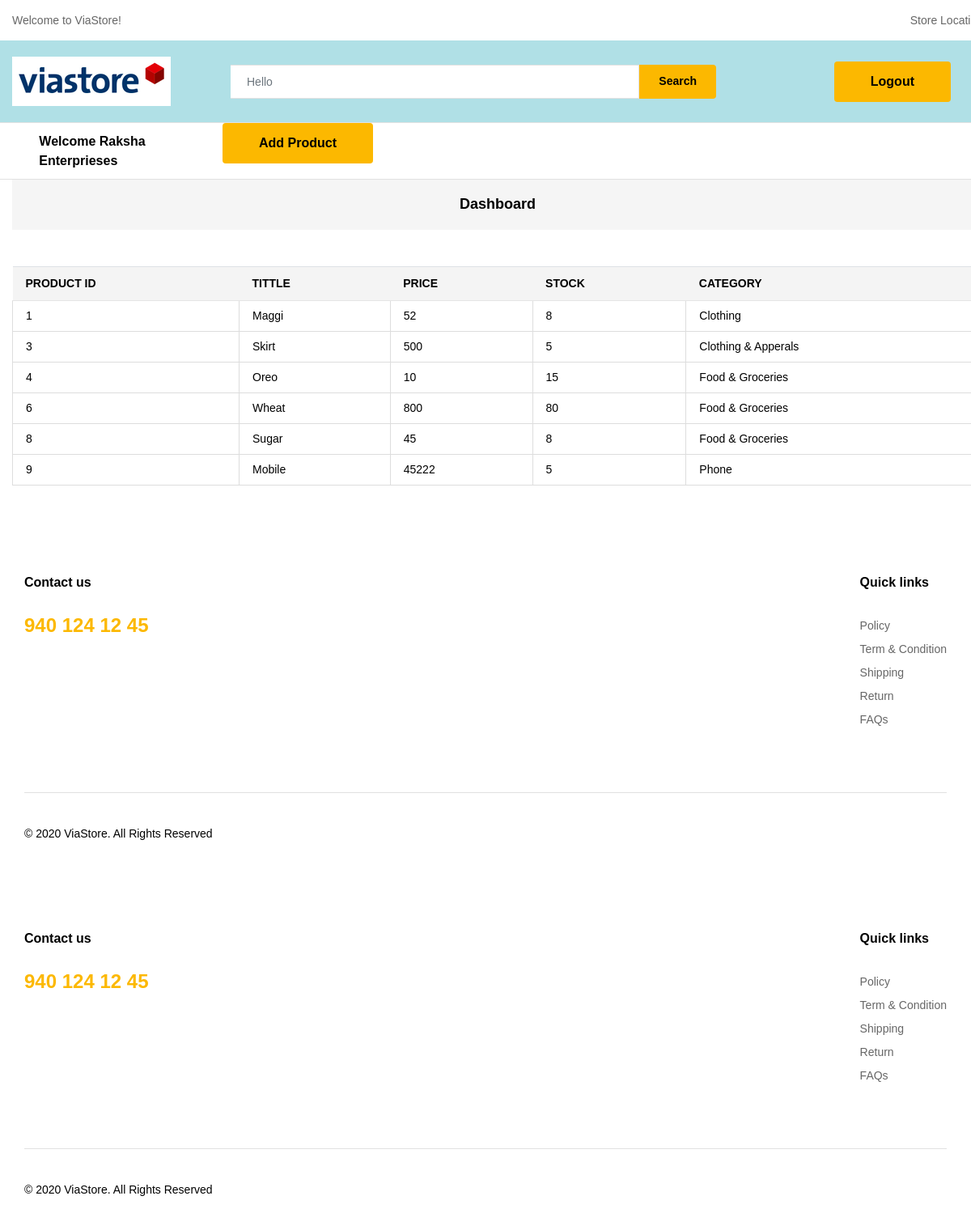
Screenshot of /Vendor/dashboard/3/ (signed in) with the database file from the repository.
### Vendor/models.py (models this page shows, shortened)
class ProductDetails(models.Model):
    id=models.AutoField(primary_key=True)
    prod_tittle= models.CharField(max_length=300)
    category = models.CharField(max_length=50)
    description=models.CharField(max_length=500)
    price=models.CharField(max_length=5)
    stock=models.CharField(max_length=3)
    imag=models.ImageField(upload_to='Vendor/images', default="")
    ven_id=models.ForeignKey(Regisvendor,on_delete=models.CASCADE)

### Vendor/views.py (the view)
# urls.py: path('dashboard/<int:ven_id>/', views.dashboard, name="dashboard"),
@login_required(login_url='/Vendor/signin')
def dashboard(request, ven_id):
    ab=Regisvendor.objects.get(ven_id=ven_id)
    obj=ProductDetails.objects.filter(ven_id=ven_id)
    return render(request,'dashboard.html',{'obj':obj, 'ab':ab})

### Vendor/templates/dashboard.html (shortened to what this page needs)
{% load static %}
<!DOCTYPE html>
<html lang="en" xmlns="http://www.w3.org/1999/html" xmlns="http://www.w3.org/1999/html"
      xmlns="http://www.w3.org/1999/html">
<head>
    <link rel="stylesheet" href="{% static 'plugins/font-awesome/css/font-awesome.min.css' %}">
    <link rel="stylesheet" href="{% static 'fonts/Linearicons/Linearicons/Font/demo-files/demo.css' %}">
    <link rel="stylesheet" href="{% static 'plugins/bootstrap4/css/bootstrap.min.css' %}">
    <link rel="stylesheet" href="{% static 'plugins/owl-carousel/assets/owl.carousel.css' %}">
    <link rel="stylesheet" href="{% static 'plugins/slick/slick/slick.css'%}">
    <link rel="stylesheet" href="{% static 'plugins/lightGallery-master/dist/css/lightgallery.min.css' %}">
    <link rel="stylesheet" href="{% static 'plugins/jquery-bar-rating/dist/themes/fontawesome-stars.css' %}">
    <link rel="stylesheet" href="{% static 'plugins/jquery-ui/jquery-ui.min.css' %}">
    <link rel="stylesheet" href="{% static 'plugins/select2/dist/css/select2.min.css' %}">
    <link rel="stylesheet" href="{% static 'css/style.css' %} ">
    <link rel="stylesheet" href="{% static 'css/market-place-1.css' %}">
</head>
<body>
    <header class="header header--standard header--market-place-1 " data-sticky="true" style="background-color:powderblue;">
        <div class="header__top">
            <div class="container">
                <div class="header__left">
                    <p>Welcome to ViaStore!</p>
                </div>
                <div class="header__right">
                    <ul class="header__top-links">
                        <li><a href="#">Store Location</a></li>
                    </ul>
                </div>
            </div>
        </div>
        <div class="header__content">
            <div class="container">
                <div class="header__content-left">
                    <a class="ps-logo" href="index.html"><img src="{% static 'img/logo1.png' %}" alt=""></a>
                </div>
                <div class="header__content-center">
                    <form class="ps-form--quick-search" action="" method="get">
                        <input class="form-control" type="text" placeholder="Hello">
                        <button>Search</button>
                    </form>
                </div>
                <div class="header__content-right">
                    <div class="header__actions"><a class="header__extra" href="#"><i class="icon-bubbles"></i></a>
                    <div class="header__actions"><a class="ps-btn " href="/Vendor/logout/">Logout</a>
                            </div>
                        </div>
                </div>
            </div>
        </div>
        <nav class="navigation">
            <div class="container">
                <div class="navigation__left">
                    <div class="menu--product-categories">
                        <div class="menu__toggle"><i class="icon-user"></i><span> Welcome {{request.user.username}}</span></div><br></div></div>
        <div class="navigation__left">
            <a class="ps-btn " href="/Vendor/product/{{ ab.ven_id}}">Add Product</a>
        </div></div></nav>
    </header>
    <div class="ps-vendor-dashboard">
        <div class="container">
            <div class="ps-section__content">
                <ul class="ps-section__links">
                    <li class="active"><a href="#">Dashboard</a></li></ul>
    <div class="ps-block--vendor-dashboard">
    <div class="ps-block__content">
        <div class="table-responsive">
                            <table class="table ps-table ps-table--vendor">
                                <thead>
                                    <tr>
                                        <th>Product Id</th>
                                        <th>Tittle</th>
                                        <th>Price</th>
                                        <th>Stock</th>
                                        <th>Category</th>
                                    </tr>
                                </thead>
                                <tbody>
                                   {% for h in obj %}
                                    <tr>
                                        <td>{{h.id}}</td>
                                        <td>{{h.prod_tittle}}</td>
                                        <td>{{h.price}}</td>
                                        <td>{{h.stock}}</td>
                                        <td>{{h.category}}</td>
                                    </tr>
                                {% endfor %}
                                </tbody>
                            </table>
        </div>
    </div>
    </div>
            </div>
        </div>
    </div>
<footer class="ps-footer">
        <div class="ps-container">
            <div class="ps-footer__widgets">
                <aside class="widget widget_footer widget_contact-us">
                    <h4 class="widget-title">Contact us</h4>
                    <div class="widget_content">
                        <h3>940 124 12 45</h3>
                        <ul class="ps-list--social">
                            <li><a class="facebook" href="#"><i class="fa fa-facebook"></i></a></li>
                            <li><a class="twitter" href="#"><i class="fa fa-twitter"></i></a></li>
                            <li><a class="google-plus" href="#"><i class="fa fa-google-plus"></i></a></li>
                            <li><a class="instagram" href="#"><i class="fa fa-instagram"></i></a></li>
                        </ul>
                    </div>
                </aside>
                <aside class="widget widget_footer">
                    <h4 class="widget-title">Quick links</h4>
                    <ul class="ps-list--link">
                        <li><a href="#">Policy</a></li>
                        <li><a href="#">Term & Condition</a></li>
                        <li><a href="#">Shipping</a></li>
                        <li><a href="#">Return</a></li>
                        <li><a href="faqs.html">FAQs</a></li>
                    </ul>
                </aside>
            </div>
            <div class="ps-footer__copyright">
                <p>© 2020 ViaStore. All Rights Reserved</p>
            </div>
        </div>
    </footer><footer class="ps-footer">
        <div class="ps-container">
            <div class="ps-footer__widgets">
                <aside class="widget widget_footer widget_contact-us">
                    <h4 class="widget-title">Contact us</h4>
                    <div class="widget_content">
                        <h3>940 124 12 45</h3>
                        <ul class="ps-list--social">
                            <li><a class="facebook" href="#"><i class="fa fa-facebook"></i></a></li>
                            <li><a class="twitter" href="#"><i class="fa fa-twitter"></i></a></li>
                            <li><a class="google-plus" href="#"><i class="fa fa-google-plus"></i></a></li>
                            <li><a class="instagram" href="#"><i class="fa fa-instagram"></i></a></li>
                        </ul>
                    </div>
                </aside>
                <aside class="widget widget_footer">
                    <h4 class="widget-title">Quick links</h4>
                    <ul class="ps-list--link">
                        <li><a href="#">Policy</a></li>
                        <li><a href="#">Term & Condition</a></li>
                        <li><a href="#">Shipping</a></li>
                        <li><a href="#">Return</a></li>
                        <li><a href="faqs.html">FAQs</a></li>
                    </ul>
                </aside>
            </div>
            <div class="ps-footer__copyright">
                <p>© 2020 ViaStore. All Rights Reserved</p>
            </div>
        </div>
    </footer>
</body>
</html>

### Store/static/css/market-place-1.css (style rules this page uses)
.header--market-place-1 .navigation { border-top: 1px solid #e1e1e1; border-bottom: 1px solid #e1e1e1; background-color: #fff; }
.header--market-place-1 .navigation > .container { display: -webkit-box; display: flex; -webkit-box-orient: horizontal; -webkit-box-direction: normal; flex-flow: row nowrap; }
.header--market-place-1 .navigation > .container > * { width: 100%; }

### rows the page displays
ProductDetails: id "1", prod_tittle "Maggi", price "52", stock "8", category "Clothing"
ProductDetails: id "3", prod_tittle "Skirt", price "500", stock "5", category "Clothing & Apperals"
ProductDetails: id "4", prod_tittle "Oreo", price "10", stock "15", category "Food & Groceries"
ProductDetails: id "6", prod_tittle "Wheat", price "800", stock "80", category "Food & Groceries"
ProductDetails: id "8", prod_tittle "Sugar", price "45", stock "8", category "Food & Groceries"
ProductDetails: id "9", prod_tittle "Mobile", price "45222", stock "5", category "Phone"

### other values shown
{{ request.user.username }} "Raksha Enterprieses"
